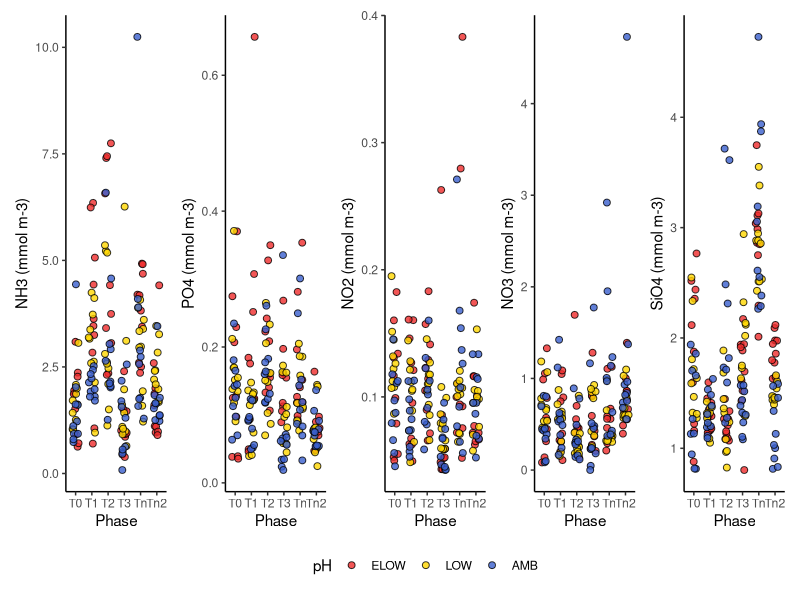
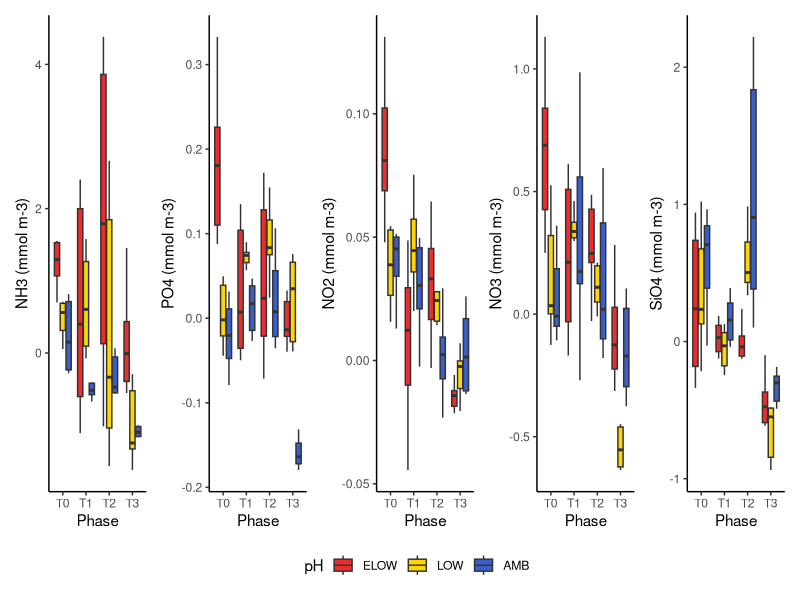

Generate these figures, in order, with R:
options(cores = 4, warn = -1) ; library(tidyverse) ; library(patchwork) ; library(readxl)

### Diving_Log
Nutrients <- read_excel("Data/6. Nutrients/Nutrients.xlsx", sheet = "Sheet1") %>% select(-c(`DATA ANALYSIS`, Package))

# Raw data
NH3 <- Nutrients %>% mutate(pH = factor(pH, levels = c("ELOW", "LOW", "AMB"))) %>% dplyr::filter(Experiment != "PI Curves") %>% 
  ggplot(., aes(y = `NH3 (mmol m-3)`, fill = pH, x = Phase)) + geom_jitter(shape= 21, width = .2, size = 2, alpha = .8) + theme_classic() +
  scale_fill_manual(values = c("firebrick2", "gold", "royalblue3"))
PO4 <- Nutrients %>% mutate(pH = factor(pH, levels = c("ELOW", "LOW", "AMB"))) %>% dplyr::filter(Experiment != "PI Curves") %>% 
  ggplot(., aes(y = `PO4 (mmol m-3)`, fill = pH, x = Phase)) + geom_jitter(shape= 21, width = .2, size = 2, alpha = .8) + theme_classic() +
  scale_fill_manual(values = c("firebrick2", "gold", "royalblue3"))
NO2 <- Nutrients %>% mutate(pH = factor(pH, levels = c("ELOW", "LOW", "AMB"))) %>% dplyr::filter(Experiment != "PI Curves") %>% 
  ggplot(., aes(y = `NO2 (mmol m-3)`, fill = pH, x = Phase)) + geom_jitter(shape= 21, width = .2, size = 2, alpha = .8) + theme_classic() +
  scale_fill_manual(values = c("firebrick2", "gold", "royalblue3"))
NO3 <- Nutrients %>% mutate(pH = factor(pH, levels = c("ELOW", "LOW", "AMB"))) %>% dplyr::filter(Experiment != "PI Curves") %>% 
  ggplot(., aes(y = `NO3 (mmol m-3)`, fill = pH, x = Phase)) + geom_jitter(shape= 21, width = .2, size = 2, alpha = .8) + theme_classic() +
  scale_fill_manual(values = c("firebrick2", "gold", "royalblue3"))
SiO4 <- Nutrients %>% mutate(pH = factor(pH, levels = c("ELOW", "LOW", "AMB"))) %>% dplyr::filter(Experiment != "PI Curves") %>% 
  ggplot(., aes(y = `SiO4 (mmol m-3)`, fill = pH, x = Phase)) + geom_jitter(shape= 21, width = .2, size = 2, alpha = .8) + theme_classic() +
  scale_fill_manual(values = c("firebrick2", "gold", "royalblue3"))
NH3 + PO4 + NO2 + NO3 + SiO4 + plot_layout(guides = "collect", ncol = 5) & theme(legend.position = "bottom")

# Transplants
Transplants_nut <- Nutrients %>% dplyr::filter(Experiment == "Transplants") %>% group_by(Phase,pH) %>% group_split()

for (j in 1:12) {
  T0 <- Transplants_nut[[j]][1:2,] %>%
    mutate(Sample = case_when(row_number() == 1 ~ "T0", row_number() == 2 ~ "T0", TRUE ~ as.character(Sample))) %>%
    group_by(Experiment, Phase, pH, Sample) %>% summarise_all(c(mean))
  Blank <- Transplants_nut[[j]][9:10,] %>% 
    mutate(Sample = case_when(row_number() == 1 ~ "Blank", row_number() == 2 ~ "Blank", TRUE ~ as.character(Sample))) %>%
    group_by(Experiment, Phase, pH, Sample) %>% summarise_all(c(mean))
  Transplants_nut[[j]] <- rbind(T0, Transplants_nut[[j]][3:8,], Blank)
  for (i in 1:7) {Transplants_nut[[j]][i+1,5:9] = Transplants_nut[[j]][i+1,5:9] - Transplants_nut[[j]][1, 5:9]}
  for (i in 1:7) {Transplants_nut[[j]][i+1,5:9] = Transplants_nut[[j]][i+1,5:9] - Transplants_nut[[j]][8, 5:9]}
  Transplants_nut[[j]] <- Transplants_nut[[j]][2:7,]
}

Transplants_nut = Transplants_nut %>% bind_rows()

NH3 <- Transplants_nut %>% mutate(pH = factor(pH, levels = c("ELOW", "LOW", "AMB"))) %>% dplyr::filter(Experiment != "PI Curves") %>% 
  ggplot(., aes(y = `NH3 (mmol m-3)`, fill = pH, x = Phase)) + 
  geom_boxplot(outliers = FALSE) +
  #geom_jitter(shape= 21, width = .2, size = 2, alpha = .8) +
  theme_classic() +
  scale_fill_manual(values = c("firebrick2", "gold", "royalblue3"))
PO4 <- Transplants_nut %>% mutate(pH = factor(pH, levels = c("ELOW", "LOW", "AMB"))) %>% dplyr::filter(Experiment != "PI Curves") %>% 
  ggplot(., aes(y = `PO4 (mmol m-3)`, fill = pH, x = Phase)) + 
  geom_boxplot(outliers = FALSE) + 
  #geom_jitter(shape= 21, width = .2, size = 2, alpha = .8) + 
  theme_classic() +
  scale_fill_manual(values = c("firebrick2", "gold", "royalblue3"))
NO2 <- Transplants_nut %>% mutate(pH = factor(pH, levels = c("ELOW", "LOW", "AMB"))) %>% dplyr::filter(Experiment != "PI Curves") %>% 
  ggplot(., aes(y = `NO2 (mmol m-3)`, fill = pH, x = Phase)) + 
  #geom_jitter(shape= 21, width = .2, size = 2, alpha = .8) + 
  geom_boxplot(outliers = FALSE) + 
  theme_classic() +
  scale_fill_manual(values = c("firebrick2", "gold", "royalblue3"))
NO3 <- Transplants_nut %>% mutate(pH = factor(pH, levels = c("ELOW", "LOW", "AMB"))) %>% dplyr::filter(Experiment != "PI Curves") %>% 
  ggplot(., aes(y = `NO3 (mmol m-3)`, fill = pH, x = Phase)) + 
  geom_boxplot(outliers = FALSE) +
  #geom_jitter(shape= 21, width = .2, size = 2, alpha = .8) + 
  theme_classic() +
  scale_fill_manual(values = c("firebrick2", "gold", "royalblue3"))
SiO4 <- Transplants_nut %>% mutate(pH = factor(pH, levels = c("ELOW", "LOW", "AMB"))) %>% dplyr::filter(Experiment != "PI Curves") %>% 
  ggplot(., aes(y = `SiO4 (mmol m-3)`, fill = pH, x = Phase)) + 
  #geom_jitter(shape= 21, width = .2, size = 2, alpha = .8) + 
  geom_boxplot(outliers = FALSE) +
  theme_classic() +
  scale_fill_manual(values = c("firebrick2", "gold", "royalblue3"))
NH3 + PO4 + NO2 + NO3 + SiO4 + plot_layout(guides = "collect", ncol = 5) & theme(legend.position = "bottom")
